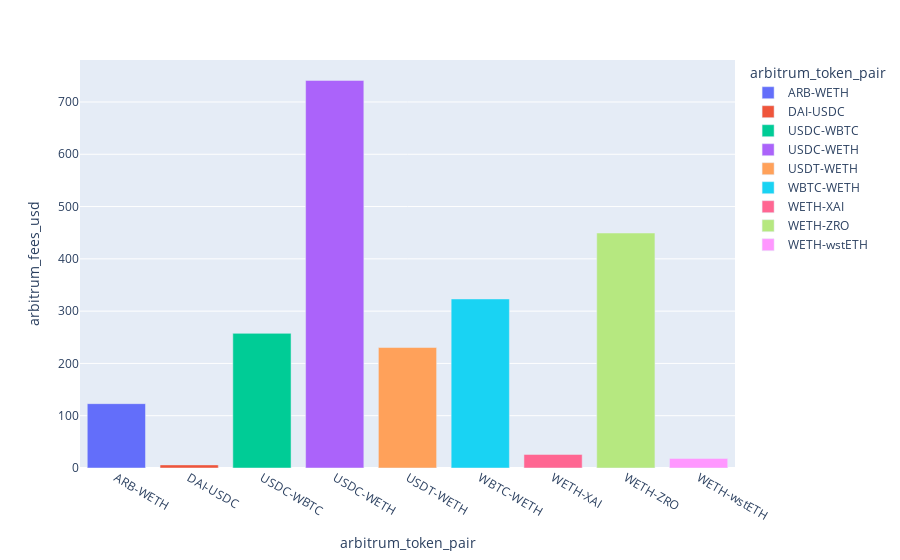

Here is the notebook cell this chart was saved with:
### Code cell
agg_tp_fee_graph = px.bar(aggregated_arb_tp, x=aggregated_arb_tp.index, y='arbitrum_fees_usd', color=aggregated_arb_tp.index)
agg_tp_fee_graph.show()

### Figure 1 — Plotly figure (JSON) as saved in the notebook; plotly's stock layout.template omitted (floating-point values rounded to 4 significant figures)
{"data": [{"alignmentgroup": "True", "hovertemplate": "arbitrum_token_pair=%{x}<br>arbitrum_fees_usd=%{y}<extra></extra>", "legendgroup": "ARB-WETH", "marker": {"color": "#636efa", "pattern": {"shape": ""}}, "name": "ARB-WETH", "offsetgroup": "ARB-WETH", "orientation": "v", "showlegend": true, "textposition": "auto", "type": "bar", "x": ["ARB-WETH"], "xaxis": "x", "y": [123.0], "yaxis": "y"}, {"alignmentgroup": "True", "hovertemplate": "arbitrum_token_pair=%{x}<br>arbitrum_fees_usd=%{y}<extra></extra>", "legendgroup": "DAI-USDC", "marker": {"color": "#EF553B", "pattern": {"shape": ""}}, "name": "DAI-USDC", "offsetgroup": "DAI-USDC", "orientation": "v", "showlegend": true, "textposition": "auto", "type": "bar", "x": ["DAI-USDC"], "xaxis": "x", "y": [5.937], "yaxis": "y"}, {"alignmentgroup": "True", "hovertemplate": "arbitrum_token_pair=%{x}<br>arbitrum_fees_usd=%{y}<extra></extra>", "legendgroup": "USDC-WBTC", "marker": {"color": "#00cc96", "pattern": {"shape": ""}}, "name": "USDC-WBTC", "offsetgroup": "USDC-WBTC", "orientation": "v", "showlegend": true, "textposition": "auto", "type": "bar", "x": ["USDC-WBTC"], "xaxis": "x", "y": [257.5], "yaxis": "y"}, {"alignmentgroup": "True", "hovertemplate": "arbitrum_token_pair=%{x}<br>arbitrum_fees_usd=%{y}<extra></extra>", "legendgroup": "USDC-WETH", "marker": {"color": "#ab63fa", "pattern": {"shape": ""}}, "name": "USDC-WETH", "offsetgroup": "USDC-WETH", "orientation": "v", "showlegend": true, "textposition": "auto", "type": "bar", "x": ["USDC-WETH"], "xaxis": "x", "y": [741.3], "yaxis": "y"}, {"alignmentgroup": "True", "hovertemplate": "arbitrum_token_pair=%{x}<br>arbitrum_fees_usd=%{y}<extra></extra>", "legendgroup": "USDT-WETH", "marker": {"color": "#FFA15A", "pattern": {"shape": ""}}, "name": "USDT-WETH", "offsetgroup": "USDT-WETH", "orientation": "v", "showlegend": true, "textposition": "auto", "type": "bar", "x": ["USDT-WETH"], "xaxis": "x", "y": [230.4], "yaxis": "y"}, {"alignmentgroup": "True", "hovertemplate": "arbitrum_token_pair=%{x}<br>arbitrum_fees_usd=%{y}<extra></extra>", "legendgroup": "WBTC-WETH", "marker": {"color": "#19d3f3", "pattern": {"shape": ""}}, "name": "WBTC-WETH", "offsetgroup": "WBTC-WETH", "orientation": "v", "showlegend": true, "textposition": "auto", "type": "bar", "x": ["WBTC-WETH"], "xaxis": "x", "y": [323.3], "yaxis": "y"}, {"alignmentgroup": "True", "hovertemplate": "arbitrum_token_pair=%{x}<br>arbitrum_fees_usd=%{y}<extra></extra>", "legendgroup": "WETH-XAI", "marker": {"color": "#FF6692", "pattern": {"shape": ""}}, "name": "WETH-XAI", "offsetgroup": "WETH-XAI", "orientation": "v", "showlegend": true, "textposition": "auto", "type": "bar", "x": ["WETH-XAI"], "xaxis": "x", "y": [25.96], "yaxis": "y"}, {"alignmentgroup": "True", "hovertemplate": "arbitrum_token_pair=%{x}<br>arbitrum_fees_usd=%{y}<extra></extra>", "legendgroup": "WETH-ZRO", "marker": {"color": "#B6E880", "pattern": {"shape": ""}}, "name": "WETH-ZRO", "offsetgroup": "WETH-ZRO", "orientation": "v", "showlegend": true, "textposition": "auto", "type": "bar", "x": ["WETH-ZRO"], "xaxis": "x", "y": [449.4], "yaxis": "y"}, {"alignmentgroup": "True", "hovertemplate": "arbitrum_token_pair=%{x}<br>arbitrum_fees_usd=%{y}<extra></extra>", "legendgroup": "WETH-wstETH", "marker": {"color": "#FF97FF", "pattern": {"shape": ""}}, "name": "WETH-wstETH", "offsetgroup": "WETH-wstETH", "orientation": "v", "showlegend": true, "textposition": "auto", "type": "bar", "x": ["WETH-wstETH"], "xaxis": "x", "y": [18.33], "yaxis": "y"}], "layout": {"barmode": "relative", "legend": {"title": {"text": "arbitrum_token_pair"}, "tracegroupgap": 0}, "margin": {"t": 60}, "xaxis": {"anchor": "y", "categoryarray": ["ARB-WETH", "DAI-USDC", "USDC-WBTC", "USDC-WETH", "USDT-WETH", "WBTC-WETH", "WETH-XAI", "WETH-ZRO", "WETH-wstETH"], "categoryorder": "array", "domain": [0, 1], "title": {"text": "arbitrum_token_pair"}}, "yaxis": {"anchor": "x", "domain": [0, 1], "title": {"text": "arbitrum_fees_usd"}}}}
